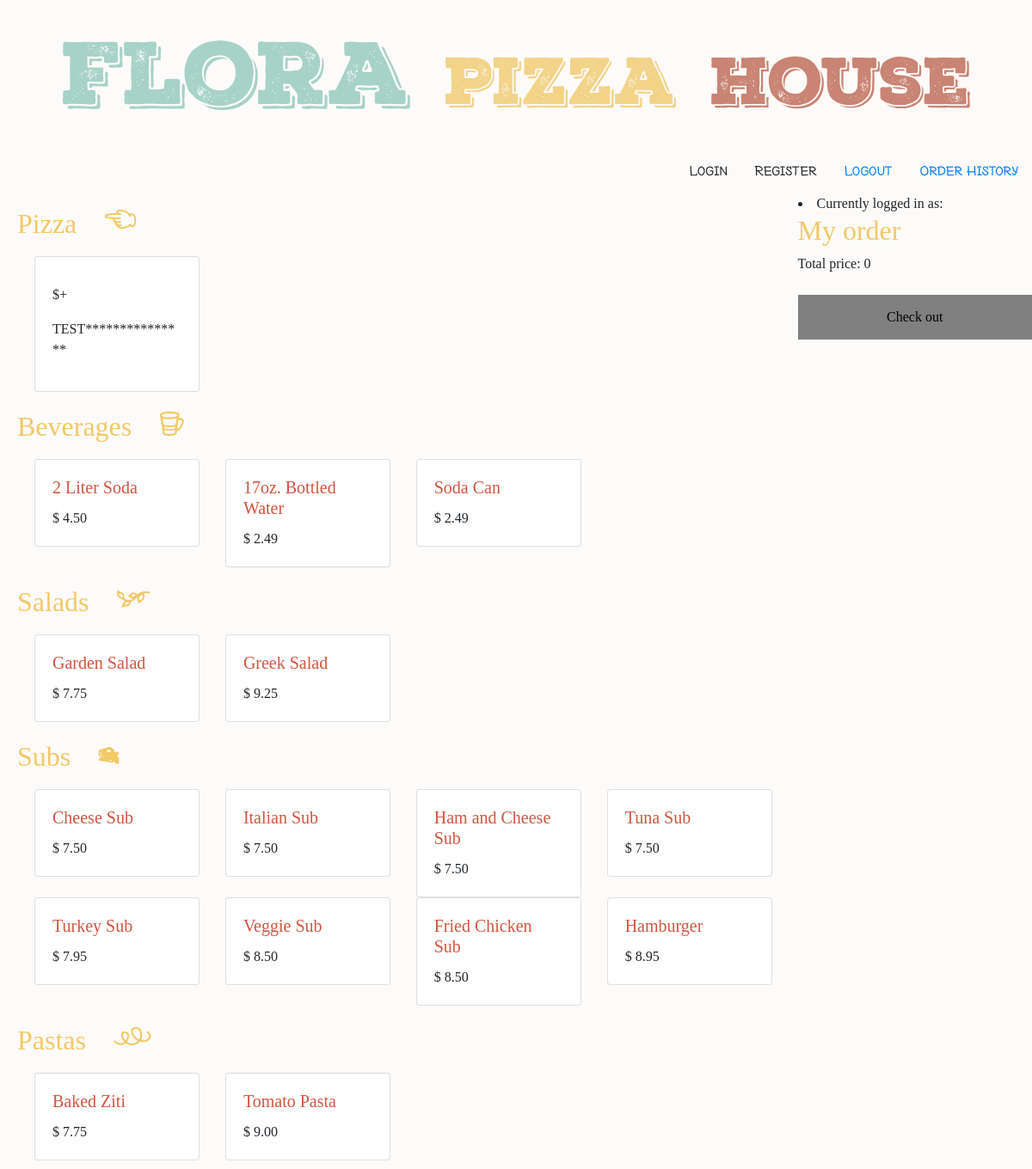
Before: / with the older database file.
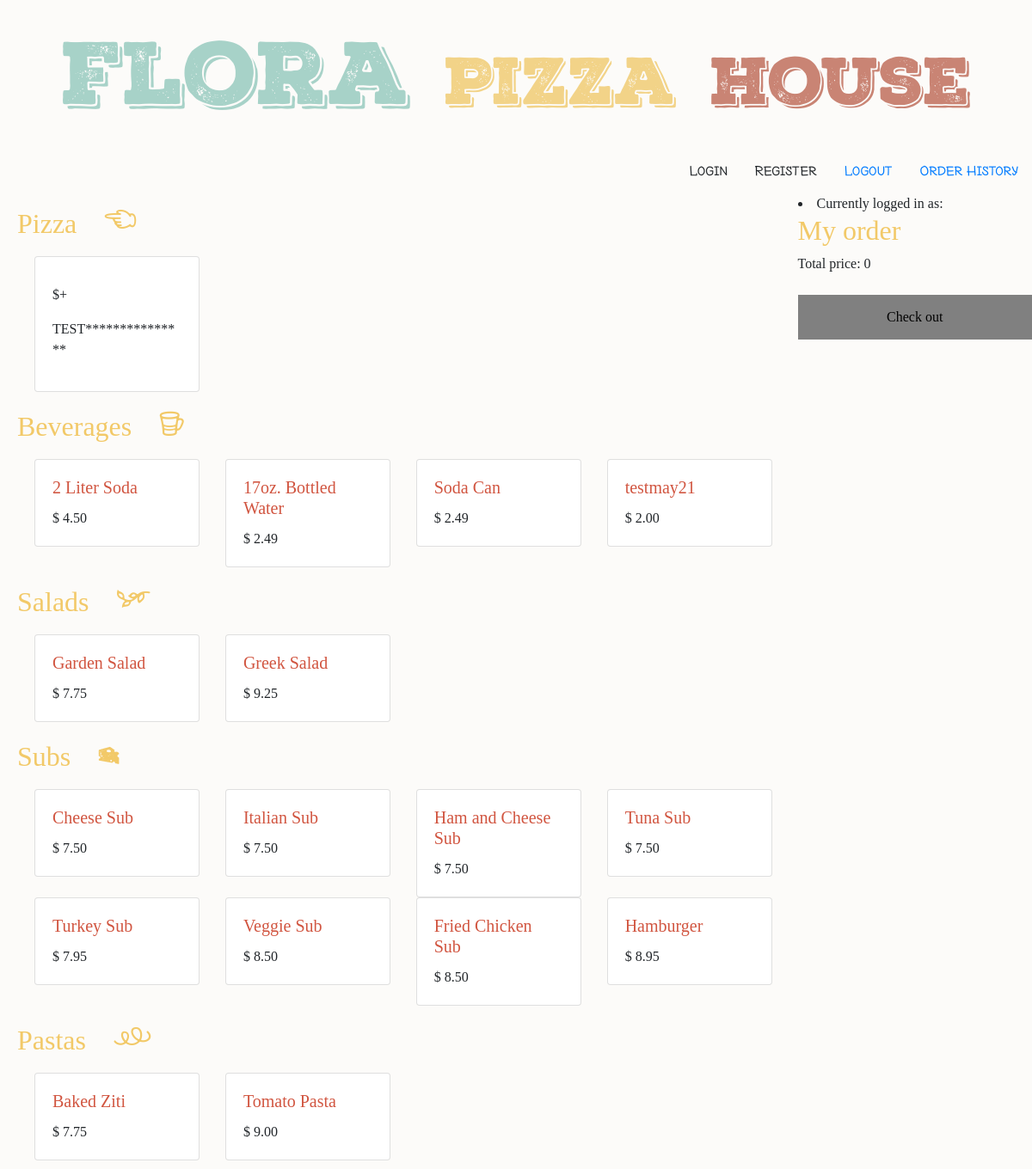
After: the same page with the newer database file.
### orders/models.py (models this page shows, shortened)
class Beverages(models.Model):
    Beverage = models.CharField(max_length=64)
    Price = models.DecimalField(max_digits=5, decimal_places=2)

class Salads(models.Model):
    Salad = models.CharField(max_length=64)
    Price = models.DecimalField(max_digits=5, decimal_places=2)

class Subs(models.Model):
    Sub = models.CharField(max_length=64)
    Price = models.DecimalField(max_digits=5, decimal_places=2)

class Pastas(models.Model):
    Pasta = models.CharField(max_length=64)
    Price = models.DecimalField(max_digits=5, decimal_places=2)

### orders/views.py (the view)
# urls.py: path("", views.index, name="index"),
def index(request):
    testlist = []
    testlist.append("tttttt");
    context = {
        "Basics": Basics.objects.all(),
        "Beverages": Beverages.objects.all(),
        "Salads": Salads.objects.all(),
        "Subs": Subs.objects.all(),
        "Pastas": Pastas.objects.all(),
        "Toppings": Toppings.objects.all(),
        "smalls":testlist,
        "bigs": Basics.objects.filter(Size="big"),
        "Addings":Salad_adding.objects.all()
    }
    print(Basics.objects.all())
    return render(request, "orders/index.html", context)

### orders/models.py (called while the page is built)
    def __str__(self):
        return f"{self.Basic} {self.Size} ${self.Price} "

### orders/templates/orders/index.html (shortened to what this page needs)
<!DOCTYPE html>
<head>
  <link rel="stylesheet" href="https://stackpath.bootstrapcdn.com/bootstrap/4.2.1/css/bootstrap.min.css"/>
  <link rel="stylesheet" href="static/orders/styles.css"/>
</head>
<body>
  <div class="all">
    <h1 id="title">Flora <span id="PIZZA">Pizza</span> <span id="HOUSE">House</span></h1>
    <ul class="nav justify-content-end">
        <li class="nav-item">
          <a id = "login" class="nav-link active">Login</a>
        </li>
        <li class="nav-item">
          <a id = "register" class="nav-link">Register</a>
        </li>
        <li class="nav-item">
          <form class="" action="{% url 'logout' %}" method="post">{% csrf_token %}
            <a  class="nav-link" href="{% url 'logout' %}">Logout</a>
          </form>
        </li>
        <li class="nav-item">
          <form class="" action="{% url 'history' %}" method="post">{% csrf_token %}
            <a class="nav-link" id="order_history" href="{% url 'history' %}">Order History</a>
          </form>
        </li>
    </ul>
    <div class="row">
      <div class="col-sm-9">
      <h2>Pizza<span id="ICONS"> H</span> </h2>
        <div class="row">
        {% for small in smalls %}
          <div class="col-sm-3">
            <div class="card">
              <div class="card-body" id="basic_price" data-price="{{ small.Price }}" data-basic="{{ small.Basic }}">
                <p class="card-text" >${{ small.Price }}+</p>
                <p>TEST***************</p>
              </div>
            </div>
          </div>
        {% endfor %}
      </div>
        <h2>Beverages<span id="ICONS"> W</span> </h2>
        <div class="row">
        {% for Beverage in Beverages %}
        <div class="col-sm-3">
          <div class="card" id="direct" data-thing="{{Beverage.Beverage}}" data-price="{{Beverage.Price}}">
            <div class="card-body">
              <h5 class="card-title">{{ Beverage.Beverage }}</h5>
              <p class="card-text">$ {{ Beverage.Price }}</p>
            </div>
          </div>
          </div>
        {% endfor %}
      </div>
        <h2>Salads<span id="ICONS"> N</span></h2>
        <div class="row">
        {% for Salad in Salads %}
        <div class="col-sm-3">
          <div class="card">
            <div class="card-body" id="salad_price" data-price="{{ Salad.Price }}" data-salad="{{ Salad.Salad }}">
              <h5 class="card-title">{{ Salad.Salad }}</h5>
              <p class="card-text">$ {{ Salad.Price }}</p>
            </div>
          </div>
        </div>
        {% endfor %}
      </div>
        <h2>Subs<span id="ICONS"> g</span></h2>
        <div class="row">
          {% for Sub in Subs %}
          <div class="col-sm-3">
          <div class="card" id="direct" data-thing="{{Sub.Sub}}" data-price="{{ Sub.Price }}">
            <div class="card-body">
              <h5 class="card-title">{{ Sub.Sub }}</h5>
              <p class="card-text">$ {{ Sub.Price }}</p>
            </div>
          </div>
          </div>
          {% endfor %}
        </div>
        <h2>Pastas<span id="ICONS"> L</span></h2>
        <div class="row">
          {% for Pasta in Pastas %}
          <div class="col-sm-3">
            <div class="card" id="direct" data-thing="{{Pasta.Pasta }}" data-price="{{ Pasta.Price }}">
              <div class="card-body">
                <h5 class="card-title">{{ Pasta.Pasta }}</h5>
                <p class="card-text">$ {{ Pasta.Price }}</p>
              </div>
            </div>
            </div>
            {% endfor %}
        </div>
      </div>
      <div class="col-sm-3">
        <div class="login_info">
          <li>Currently logged in as: {{ user.username }}</li>
        </div>
        <h2>My order</h2>
          <p id="total_amount">Total price: 0</p>
          <button  name="button" id="confirm_button">Check out</button>
      </div>
    </div>
  </div>
</body>

### orders/static/orders/styles.css (style rules this page uses)
.row { padding: 5px 0px 5px 20px }
.all { font-family: "Verdana"; background-color: #fcfbf9; }
#title { text-align: center; margin:0px 20px 30px 20px; padding: 30px 0px 0px 0px; font-size: 100px; color: #a7d2c8; font-family: 'NexaRustSlab-BlackShadow01-Free'; background-color: #fcfbf9; }
#PIZZA { color: #f2d388; font-size: 75px; }
#HOUSE { color: #c98474; font-size: 75px; }
h2 { color: #f2c968; }
.card-title { color:#d15540; }
#ICONS { font-family: 'NexaRustExtras-Free'; font-size: 50PX; }
.nav { font-family: 'NexaRustHandmade-Extended-Free'; }
.col-sm-9 { font-family: 'Comic Sans MS'; }
button { background-color: grey; color: black; padding: 14px 20px; margin: 8px 0; border: none; cursor: pointer; width: 100%; }

Changed rows visible on the page:
added Beverages: Beverage "testmay21", Price "2.00"
